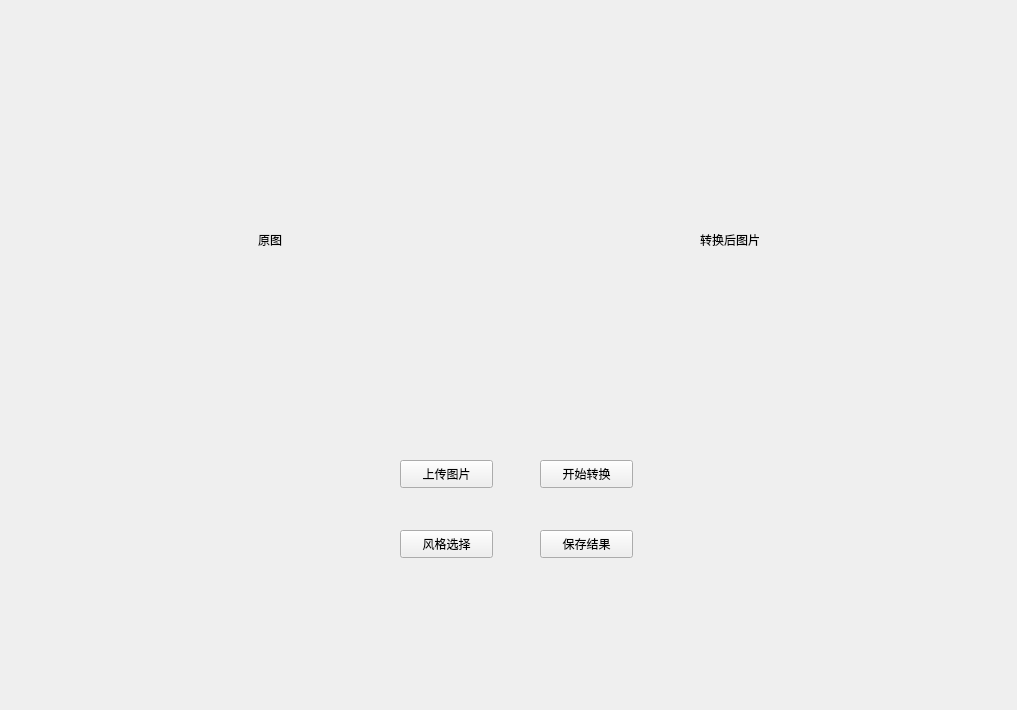
<?xml version="1.0" encoding="UTF-8"?>
<ui version="4.0">
 <class>Form</class>
 <widget class="QWidget" name="Form">
  <property name="geometry">
   <rect>
    <x>0</x>
    <y>0</y>
    <width>1017</width>
    <height>710</height>
   </rect>
  </property>
  <property name="windowTitle">
   <string>Form</string>
  </property>
  <widget class="QLabel" name="oldPic">
   <property name="geometry">
    <rect>
     <x>110</x>
     <y>120</y>
     <width>320</width>
     <height>240</height>
    </rect>
   </property>
   <property name="text">
    <string>原图</string>
   </property>
   <property name="scaledContents">
    <bool>true</bool>
   </property>
   <property name="alignment">
    <set>Qt::AlignCenter</set>
   </property>
  </widget>
  <widget class="QLabel" name="newPic">
   <property name="geometry">
    <rect>
     <x>570</x>
     <y>120</y>
     <width>320</width>
     <height>240</height>
    </rect>
   </property>
   <property name="text">
    <string>转换后图片</string>
   </property>
   <property name="scaledContents">
    <bool>true</bool>
   </property>
   <property name="alignment">
    <set>Qt::AlignCenter</set>
   </property>
  </widget>
  <widget class="QPushButton" name="upload">
   <property name="geometry">
    <rect>
     <x>400</x>
     <y>460</y>
     <width>93</width>
     <height>28</height>
    </rect>
   </property>
   <property name="text">
    <string>上传图片</string>
   </property>
  </widget>
  <widget class="QPushButton" name="transform">
   <property name="geometry">
    <rect>
     <x>540</x>
     <y>460</y>
     <width>93</width>
     <height>28</height>
    </rect>
   </property>
   <property name="text">
    <string>开始转换</string>
   </property>
  </widget>
  <widget class="QPushButton" name="save">
   <property name="geometry">
    <rect>
     <x>540</x>
     <y>530</y>
     <width>93</width>
     <height>28</height>
    </rect>
   </property>
   <property name="text">
    <string>保存结果</string>
   </property>
  </widget>
  <widget class="QToolButton" name="style">
   <property name="geometry">
    <rect>
     <x>400</x>
     <y>530</y>
     <width>93</width>
     <height>28</height>
    </rect>
   </property>
   <property name="text">
    <string>风格选择</string>
   </property>
  </widget>
 </widget>
 <resources/>
 <connections/>
</ui>
